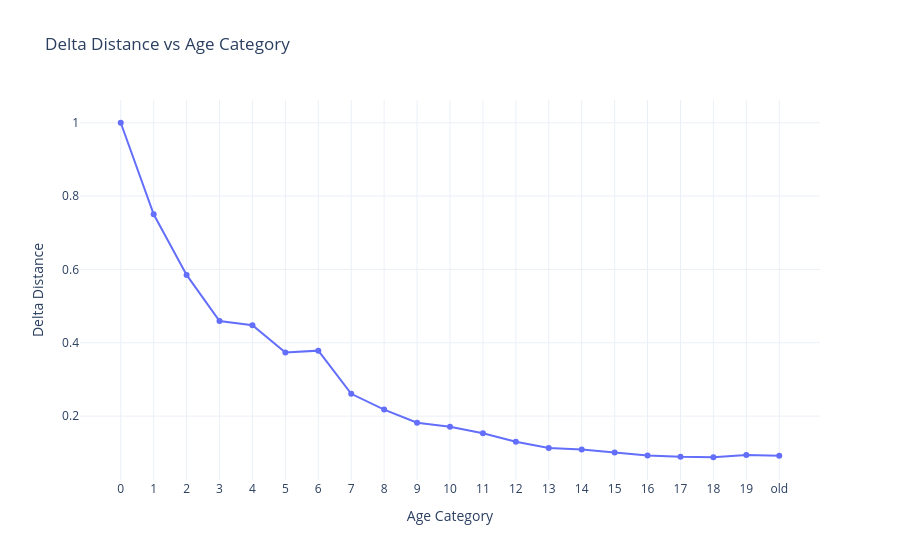

The cell this chart's notebook holds for it:
### Code cell
ages = [
    "0","1","2","3","4","5","6","7","8","9",
    "10","11","12","13","14","15","16","17",
    "18","19","old"
]

1.00/delta_distances["0"]

# Ensure correct order
distances = np.array([
    1.00/delta_distances[a] for a in ages
])


distances[0] = 1.00

plot_age_vs_distance(ages, distances, distance_name="Delta Distance")

### Figure 1 — Plotly figure (JSON) as saved in the notebook; plotly's stock layout.template omitted (floating-point values rounded to 4 significant figures)
{"data": [{"mode": "lines+markers", "name": "Delta Distance", "type": "scatter", "x": ["0", "1", "2", "3", "4", "5", "6", "7", "8", "9", "10", "11", "12", "13", "14", "15", "16", "17", "18", "19", "old"], "y": [1.0, 0.7503, 0.5851, 0.4595, 0.448, 0.3736, 0.3786, 0.2608, 0.2178, 0.1822, 0.1713, 0.1533, 0.1299, 0.1128, 0.1093, 0.1005, 0.09259, 0.08901, 0.08783, 0.09385, 0.09205]}], "layout": {"title": {"text": "Delta Distance vs Age Category"}, "xaxis": {"categoryarray": ["0", "1", "2", "3", "4", "5", "6", "7", "8", "9", "10", "11", "12", "13", "14", "15", "16", "17", "18", "19", "old"], "categoryorder": "array", "title": {"text": "Age Category"}, "type": "category"}, "yaxis": {"title": {"text": "Delta Distance"}}}}
